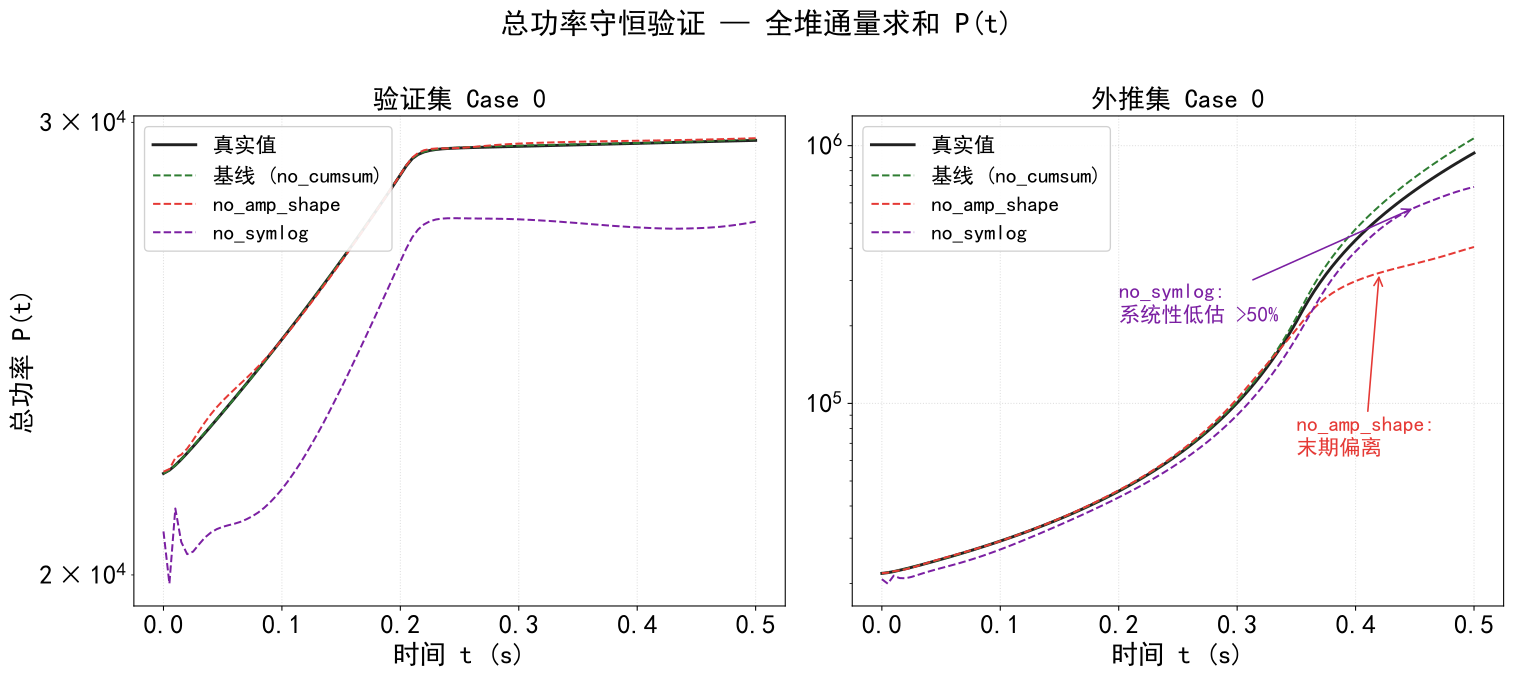

Source code (Python):
# 图 5-9: 总功率守恒曲线对比 — 基线 / no_amp_shape / no_symlog
import matplotlib
matplotlib.use('Agg')
import matplotlib.pyplot as plt
import numpy as np
import os

plt.rcParams.update({
    'font.sans-serif': ['SimHei', 'Songti SC', 'Arial'],
    'font.family': 'sans-serif',
    'font.size': 20,
    'axes.labelsize': 20,
    'axes.titlesize': 20,
    'legend.fontsize': 16,
    'figure.dpi': 300,
    'axes.unicode_minus': False,
    'savefig.bbox': 'tight',
})

DATA = '2D-PINN/data-processed'
BASE_V = '2D-PINN/ablation/no_cumsum/results/val'
BASE_T = '2D-PINN/ablation/no_cumsum/results/test_extrap'
AMP_V  = '2D-PINN/ablation/no_amp_shape/results/val'
AMP_T  = '2D-PINN/ablation/no_amp_shape/results/test_extrap'
SYM_V  = '2D-PINN/ablation/no_symlog/results/val'
SYM_T  = '2D-PINN/ablation/no_symlog/results/test_extrap'

Y_val_true  = np.load(os.path.join(DATA, 'Y_val_raw.npy'))
Y_test_true = np.load(os.path.join(DATA, 'Y_test_raw.npy'))

def load_pred(base_dir, test_dir):
    """Load pred and compute total power for both val and test_extrap."""
    yv = np.load(os.path.join(base_dir, 'Y_pred.npy'))
    yt = np.load(os.path.join(test_dir, 'Y_pred.npy'))
    return yv, yt

yv_base, yt_base = load_pred(BASE_V, BASE_T)
yv_amp, yt_amp     = load_pred(AMP_V, AMP_T)
yv_sym, yt_sym     = load_pred(SYM_V, SYM_T)

t = np.arange(0, 0.505, 0.005)

# Compute total power: sum over all 800 spatial nodes
def total_power(Y):
    return Y.sum(axis=2)  # (N, T)

case_v = 0
case_t = 0

fig, axes = plt.subplots(1, 2, figsize=(16, 7))

# Left: validation
ax = axes[0]
ax.plot(t, total_power(Y_val_true)[case_v], color='#212121', linewidth=2.2, label='真实值')
ax.plot(t, total_power(yv_base)[case_v], color='#2E7D32', linewidth=1.5,
        linestyle='--', label='基线 (no_cumsum)')
ax.plot(t, total_power(yv_amp)[case_v], color='#E53935', linewidth=1.5,
        linestyle='--', label='no_amp_shape')
ax.plot(t, total_power(yv_sym)[case_v], color='#7B1FA2', linewidth=1.5,
        linestyle='--', label='no_symlog')
ax.set_title('验证集 Case 0', fontsize=20, fontweight='bold')
ax.set_ylabel('总功率 P(t)', fontsize=20)
ax.set_xlabel('时间 t (s)', fontsize=20)
ax.set_yscale('log')
ax.legend(loc='upper left', framealpha=0.9, fontsize=16)
ax.grid(True, linestyle=':', alpha=0.4)

# Right: extrapolation
ax = axes[1]
ax.plot(t, total_power(Y_test_true)[case_t], color='#212121', linewidth=2.2, label='真实值')
ax.plot(t, total_power(yt_base)[case_t], color='#2E7D32', linewidth=1.5,
        linestyle='--', label='基线 (no_cumsum)')
ax.plot(t, total_power(yt_amp)[case_t], color='#E53935', linewidth=1.5,
        linestyle='--', label='no_amp_shape')
ax.plot(t, total_power(yt_sym)[case_t], color='#7B1FA2', linewidth=1.5,
        linestyle='--', label='no_symlog')
ax.set_title('外推集 Case 0', fontsize=20, fontweight='bold')
ax.set_xlabel('时间 t (s)', fontsize=20)
ax.set_yscale('log')
ax.legend(loc='upper left', framealpha=0.9, fontsize=16)
ax.grid(True, linestyle=':', alpha=0.4)

# Annotations — 上下错开避免文字重叠
axes[1].annotate('no_symlog:\n系统性低估 >50%',
                 xy=(0.45, total_power(yt_sym)[case_t, 90]),
                 xytext=(0.2, total_power(Y_test_true)[case_t, 70]),
                 fontsize=16, color='#7B1FA2',
                 arrowprops=dict(arrowstyle='->', color='#7B1FA2', lw=1.2))

axes[1].annotate('no_amp_shape:\n末期偏离',
                 xy=(0.42, total_power(yt_amp)[case_t, 84]),
                 xytext=(0.35, total_power(Y_test_true)[case_t, 50]),
                 fontsize=16, color='#E53935',
                 arrowprops=dict(arrowstyle='->', color='#E53935', lw=1.2))

fig.suptitle('总功率守恒验证 — 全堆通量求和 P(t)', fontsize=22, fontweight='bold', y=1.01)
plt.tight_layout(pad=0.8)
out = 'fig/fig_ch5_power.svg'
plt.savefig(out, facecolor='white', edgecolor='none')
plt.close()
print(f'Saved: {out}')
